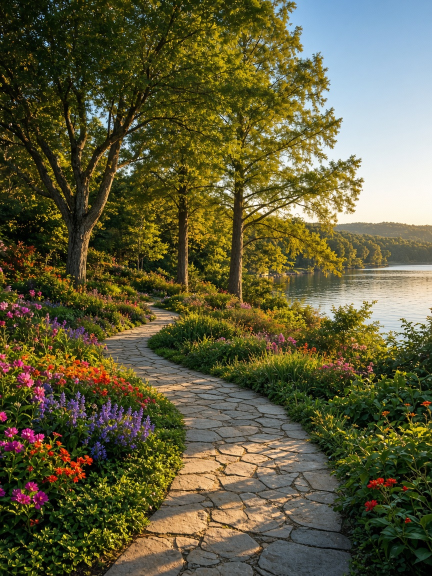
#> input picture 2026-11-06-neighborhood-belmont/build/src/gen-05-raw.jpg, 864 x 1152 px (shown at 1/2 size); its folder holds 4 pictures in this run
$ python finish.py src/gen-02.jpg
#> lines starting #> are read from the running program, lines starting #| are printed output that depends on the picture
### TEMPLATES/photo_registry.py
"""Photo-history registry for Denise's carousels.
Registry: TEMPLATES/photo-registry.csv (one row per photo use: carousel, slide, source id/URL, perceptual hashes).
Usage:
  python3 photo_registry.py backfill            # rebuild registry from every carousel folder (local + repo + git history)
  python3 photo_registry.py check IMG [IMG...]  # check candidate photos (originals or 1080x1350 crops) against the registry
  python3 photo_registry.py add CAROUSEL        # append a finished carousel's build/img photos (+ CREDITS ids)
Rule (CAROUSEL_STANDARD.md, PHOTO REGISTRY): every build checks new photos here, never reuses one, and appends its own.
"""
import csv, hashlib, io, os, re, subprocess, sys
from PIL import Image, ImageOps, ImageStat
import imagehash
C = "/workspace/lir-ai-team/content-research/carousels"; REPO = "/workspace/repos/lir-carousels"
REG = C + "/TEMPLATES/photo-registry.csv"
COLS = ["carousel","slide","kind","provider","source_id","source_url","photographer","file","sha1","phash","dhash","zone_phash","zone_dhash","added","notes"]
SKIP_DIRS = ("raw", "cand", "process", "__pycache__", ".git", "TEMPLATES", "build-noda", "build-tips")
UNS = re.compile(r"(?:photo-)?(\d{10,13}-[0-9a-f]{12})"); PEX = re.compile(r"pexels(?:\.com/photos?/(?:[a-z0-9-]*-)?|-photo-|[-_ ]|: ?)(\d{5,9})")
WM = re.compile(r"File:([^,|()\n]+?\.(?:jpe?g|png|tif))", re.I)
# Unsplash ids that share an upload-timestamp prefix are usually the same photographer session/series
def series_key(sid):
    m = re.match(r"(\d{10,13})-", sid or ""); return m.group(1)[:8] if m else ""

def norm45(im):
    im = ImageOps.exif_transpose(im).convert("RGB"); w, h = im.size; t = 1080/1350
    if w/h > t: nw = int(h*t); l = (w-nw)//2; im = im.crop((l,0,l+nw,h))
    else: nh = int(w/t); tp = (h-nh)//2; im = im.crop((0,tp,w,tp+nh))
    return im.resize((1080,1350), Image.LANCZOS)
def zone(im45): return im45.crop((0,130,1080,640))   # the clean photo zone in every theme (below the tag, above the text)
def hashes(im, kind):
    im = ImageOps.exif_transpose(im).convert("RGB")
    is_slide = kind == "slide_render" or im.size == (1080,1350)
    z = zone(im.resize((1080,1350), Image.LANCZOS) if is_slide else norm45(im))
    if sum(ImageStat.Stat(z.convert("L")).stddev) < 12: return None   # flat page (stats slide with no photo)
    return dict(phash=str(imagehash.phash(im)), dhash=str(imagehash.dhash(im)), zone_phash=str(imagehash.phash(z)), zone_dhash=str(imagehash.dhash(z)))
# [34 lines left out: functions ids_in, slide_ids, all_ids, kind_of, not called in this run]
def slide_no(rel):
    m = re.search(r"(?:slide-|/)(\d\d)(?:[-_.])", "/"+os.path.basename(rel) if "src" not in rel else "x"); return int(m.group(1)) if m else ""

# [59 lines left out: function backfill, not called in this run]
def load():
    return list(csv.DictReader(open(REG))) if os.path.exists(REG) else []
def save(rows):
    w = csv.DictWriter(open(REG,"w",newline=""), fieldnames=COLS); w.writeheader(); [w.writerow({k: r.get(k,"") for k in COLS}) for r in rows]
# [46 lines left out: functions check, add, not called in this run]

# [11 lines that do not run on import are left out]

# [10 lines left out: function open_row, not called in this run]

### 2026-11-06-neighborhood-belmont/build/finish.py
"""Finish step for Belmont NC spotlight (Fri Nov 6 2026). (Re-created verbatim Nov 6 after the build/ wipe.)
  python3 build/finish.py check
  python3 build/finish.py
"""
import os, sys, csv, glob, hashlib, subprocess, datetime
sys.path.insert(0, "/workspace/repos/lir-carousels/TEMPLATES"); import photo_registry as pr
from PIL import Image
B = os.path.dirname(os.path.abspath(__file__)); D = os.path.dirname(B); NAME = os.path.basename(D)
REGS = ["/workspace/repos/lir-carousels/TEMPLATES/photo-registry.csv", "/workspace/lir-ai-team/content-research/carousels/TEMPLATES/photo-registry.csv"]
NOTE = "Belmont NC Community Spotlight Nov 6 2026; Modern Charlotte Editorial; ORIGINAL image generated Nov 6 2026 with GenerateImage (no stock, no credit needed); DRAFT awaiting Denise approval"

def raws(): return sorted(glob.glob(os.path.join(B, "src", "gen-??-raw.*")))

def check():
    rows = pr.load()
    if not rows:
        alt = "/workspace/repos/lir-carousels/TEMPLATES/photo-registry.csv"
        rows = list(csv.DictReader(open(alt, newline="")))
    bad = 0
    for p in raws():
        hits = pr.check(p, rows); print(os.path.basename(p), "OK (no match)" if not hits else f"{len(hits)} possible match(es)")
        for s, r, why in hits[:5]: print("   ", s, r["carousel"], r["slide"], r["file"], why); bad += 1
    return bad

def register():
    today = datetime.date.today().isoformat(); new = []
    for p in raws():
        n = int(os.path.basename(p)[4:6]); sid = f"gen-2026-11-06-belmont-{n:02d}"
        files = [(os.path.relpath(p, D), "src_original"), (f"build/src/gen-{n:02d}.jpg", "photo"),
                 (f"slide-{n:02d}.png", "slide_render"), (f"slides-1x1/slide-{n:02d}.png", "slide_render"), (f"slides-9x16/slide-{n:02d}.png", "slide_render")]
        for rel, kind in files:
            fp = os.path.join(D, rel)
            if not os.path.exists(fp): continue
            h = pr.hashes(Image.open(fp), kind)
#> in hashes, im is the input picture: PIL image 864x1152 RGB; mean R, G, B 95.7, 92.6, 60.5
#> in norm45, `im = im.crop((0, tp, w, tp + nh))`:
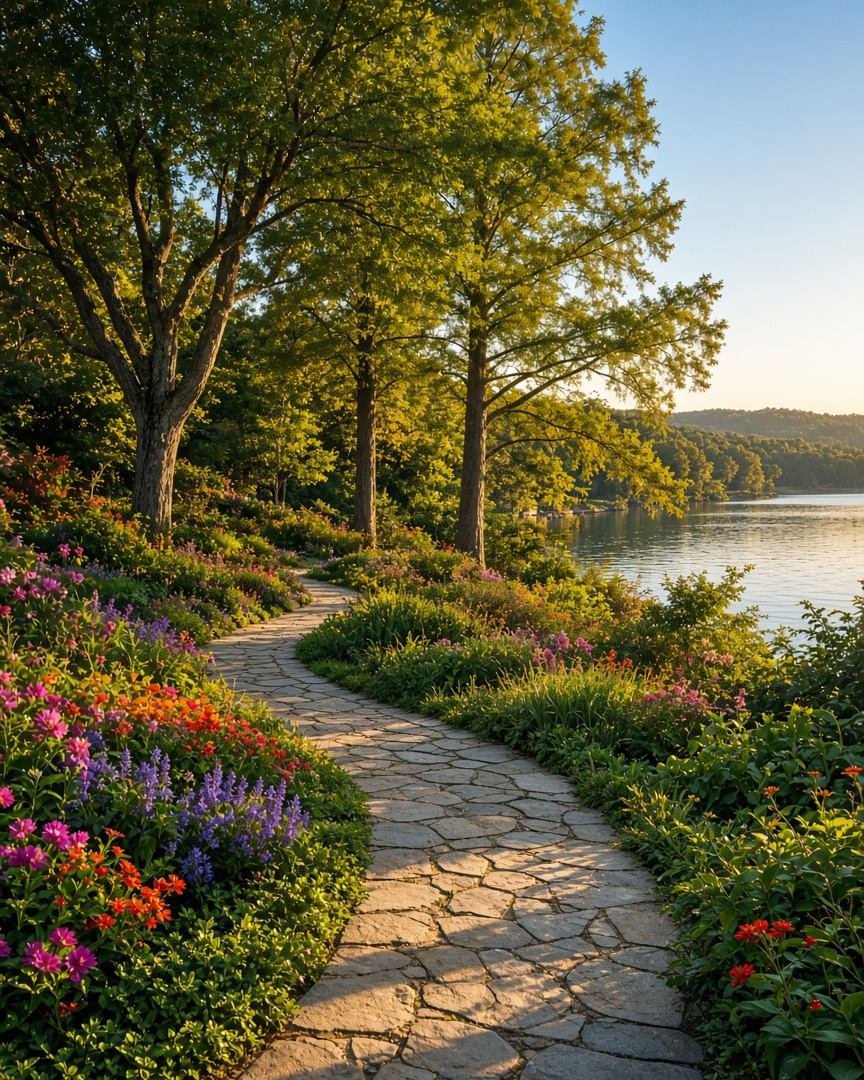
#> im: PIL image 864x1080 RGB; mean R, G, B 97.6, 93.5, 60.1
#> in zone, `def zone(im45): return im45.crop((0,130,1080,640))`:
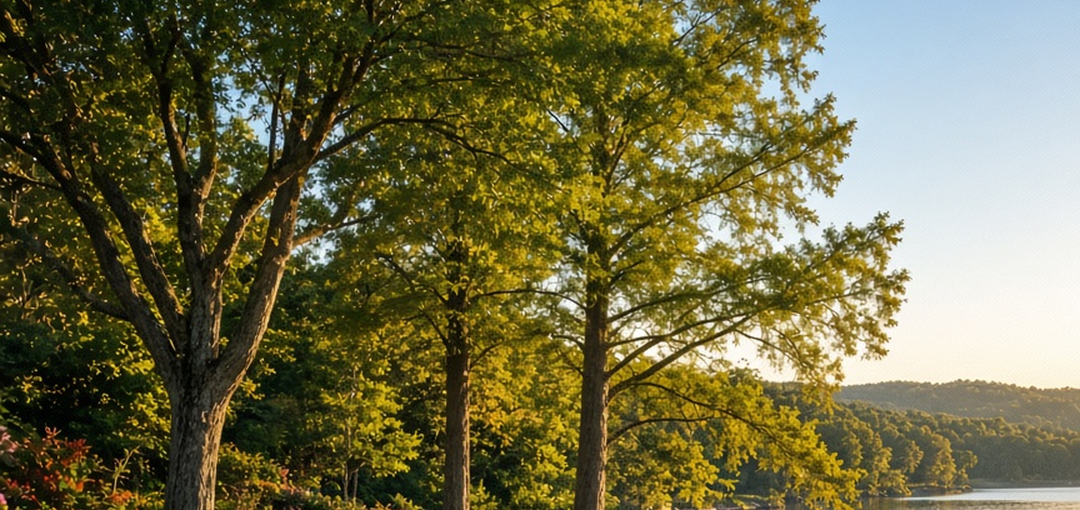
#> returned value: PIL image 1080x510 RGB; mean R, G, B 110.1, 106.4, 69.6
            if not h: continue
            new.append(dict(carousel=NAME, slide=n, kind=kind, provider="generated:GenerateImage", source_id=sid, source_url="", photographer="",
                            file=f"{NAME}/{rel}", sha1=hashlib.sha1(open(fp, "rb").read()).hexdigest(), added=today, notes=NOTE, **h))
    for reg in REGS:
        if not os.path.exists(reg):
            print("skip missing", reg); continue
        have = {(r["carousel"], r["sha1"]) for r in csv.DictReader(open(reg, newline=""))}
        add = [r for r in new if (r["carousel"], r["sha1"]) not in have]
        with open(reg, "a", newline="") as f:
            w = csv.DictWriter(f, fieldnames=pr.COLS, lineterminator="\r\n"); [w.writerow(r) for r in add]
        print(reg, "+", len(add), "rows")
    return len(new)

if __name__ == "__main__":
    if sys.argv[1:2] == ["check"]: sys.exit(1 if check() else 0)
    print("registered", register(), "rows per registry copy")
#> (the call stopped at in hashes, `return dict(phash=str(imagehash.phash(im)), dhash=str(imagehash.dhash(..`: imagehash is not available in this run)
    subprocess.run([sys.executable, "/workspace/repos/lir-carousels/TEMPLATES/compliance_check.py", D])
    for f in ["slides.zip", "slides-1x1.zip", "slides-9x16.zip", "slides-jpg.zip", "slides-1x1-jpg.zip", "slides-9x16-jpg.zip", f"{NAME}-DRAFT.pdf", "youtube-short.mp4"]:
        p = os.path.join(D, f)
        if os.path.exists(p): print(f, f"{os.path.getsize(p)/1e6:.1f} MB")
    mp4 = os.path.join(D, "youtube-short.mp4")
    if os.path.exists(mp4):
        print(subprocess.run(["ffprobe", "-v", "error", "-show_entries", "format=duration:stream=codec_type,codec_name,width,height", "-of", "json", mp4],
                             capture_output=True, text=True).stdout)

$ run again, on 2026-11-06-neighborhood-belmont/build/src/gen-09-raw.jpg
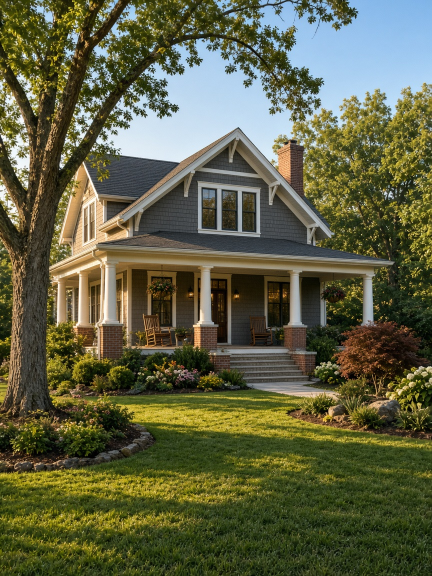
#> input picture 2026-11-06-neighborhood-belmont/build/src/gen-09-raw.jpg, 864 x 1152 px (shown at 1/2 size)
#> in hashes, im is the input picture: PIL image 864x1152 RGB; mean R, G, B 95.2, 97, 67.9
#> in norm45, `im = im.crop((0, tp, w, tp + nh))`:
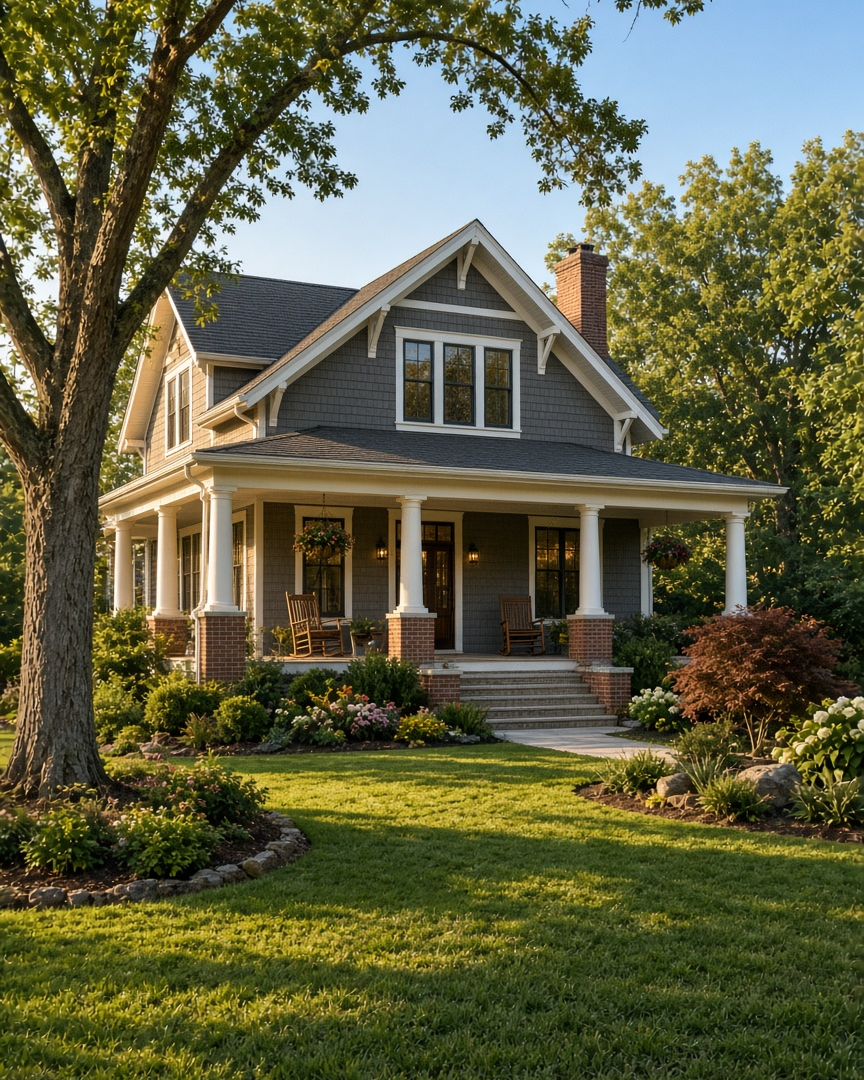
#> im: PIL image 864x1080 RGB; mean R, G, B 96.6, 97.6, 68.1
#> in zone, `def zone(im45): return im45.crop((0,130,1080,640))`:
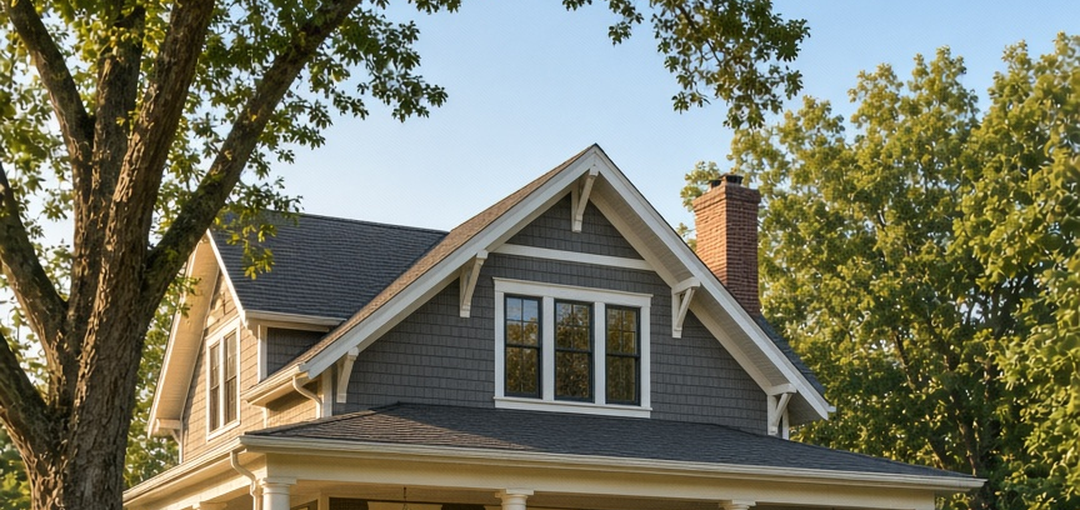
#> returned value: PIL image 1080x510 RGB; mean R, G, B 117.7, 118.2, 98.5

$ run again, on 2026-11-06-neighborhood-belmont/build/src/gen-10-raw.jpg
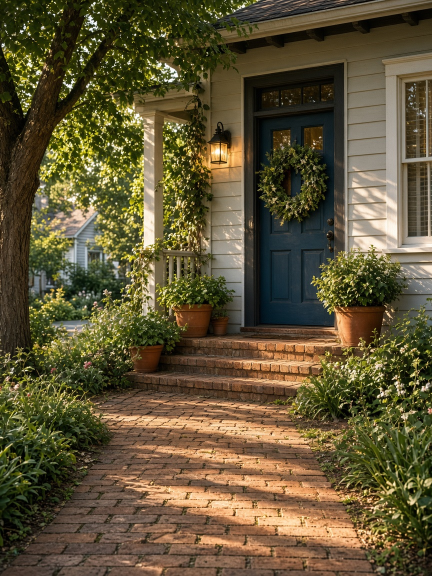
#> input picture 2026-11-06-neighborhood-belmont/build/src/gen-10-raw.jpg, 864 x 1152 px (shown at 1/2 size)
#> in hashes, im is the input picture: PIL image 864x1152 RGB; mean R, G, B 96, 84.6, 53.9
#> in norm45, `im = im.crop((0, tp, w, tp + nh))`:
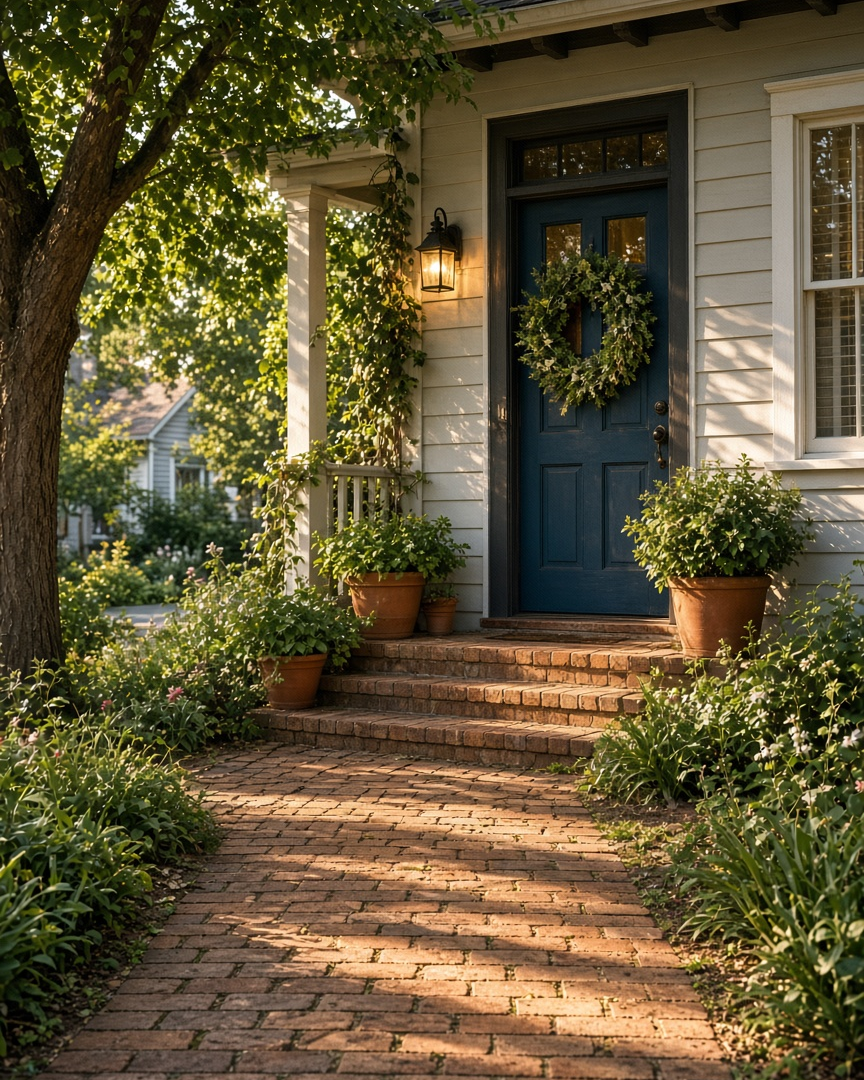
#> im: PIL image 864x1080 RGB; mean R, G, B 97, 85.7, 54.3
#> in zone, `def zone(im45): return im45.crop((0,130,1080,640))`:
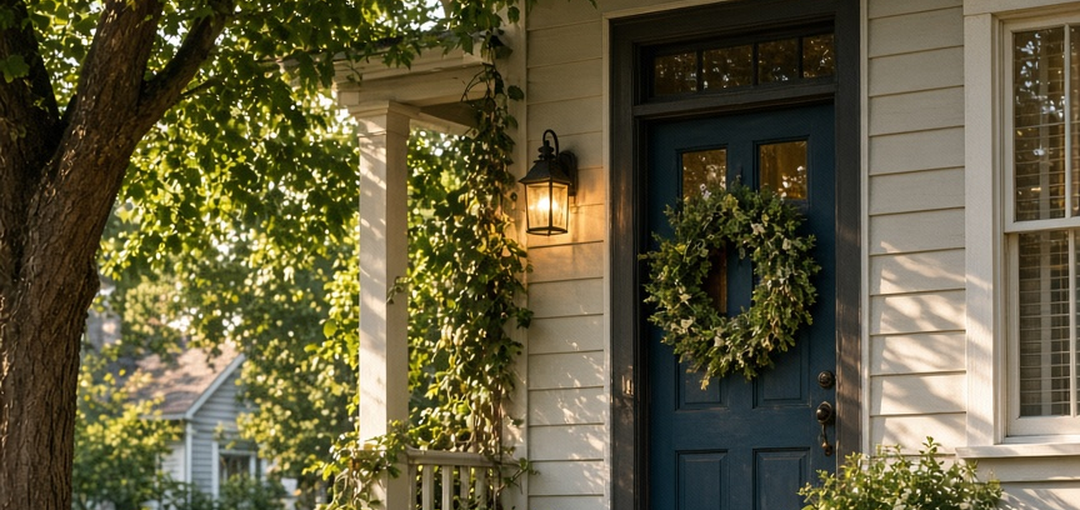
#> returned value: PIL image 1080x510 RGB; mean R, G, B 96.8, 90.6, 60.6
